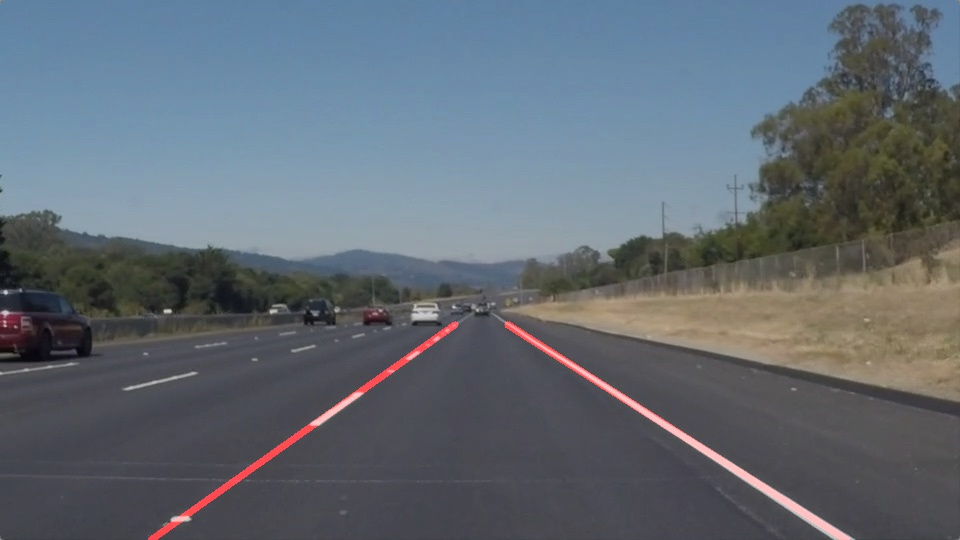
#> input picture test_images_lines/solidWhiteRight.jpg, 960 x 540 px, found by its file name
$ jupyter execute --allow-errors P1.ipynb   (shell and % lines are left out)   (older library calls are emulated)
#> lines starting #> are read from the running program, lines starting #| are printed output that depends on the picture; after the words box and inside, x2 and y2 are one past the last pixel; in counts of white or black regions, pixels touching at a corner belong together
# **Finding Lane Lines on the Road**
***
In this project, you will use the tools you learned about in the lesson to identify lane lines on the road.  You can develop your pipeline on a series of individual images, and later apply the result to a video stream (really just a series of images). Check out the video clip "raw-lines-example.mp4" (also contained in this repository) to see what the output should look like after using the helper functions below.

Once you have a result that looks roughly like "raw-lines-example.mp4", you'll need to get creative and try to average and/or extrapolate the line segments you've detected to map out the full extent of the lane lines.  You can see an example of the result you're going for in the video "P1_example.mp4".  Ultimately, you would like to draw just one line for the left side of the lane, and one for the right.

---
Let's have a look at our first image called 'test_images/solidWhiteRight.jpg'.  Run the 2 cells below (hit Shift-Enter or the "play" button above) to display the image.

**Note** If, at any point, you encounter frozen display windows or other confounding issues, you can always start again with a clean slate by going to the "Kernel" menu above and selecting "Restart & Clear Output".

---

**The tools you have are color selection, region of interest selection, grayscaling, Gaussian smoothing, Canny Edge Detection and Hough Tranform line detection.  You  are also free to explore and try other techniques that were not presented in the lesson.  Your goal is piece together a pipeline to detect the line segments in the image, then average/extrapolate them and draw them onto the image for display (as below).  Once you have a working pipeline, try it out on the video stream below.**

---

<figure>

 <figcaption>
 <p></p>
 <p style="text-align: center;"> Your output should look something like this (above) after detecting line segments using the helper functions below </p>
 </figcaption>
</figure>
 <p></p>
<figure>

 <figcaption>
 <p></p>
 <p style="text-align: center;"> Your goal is to connect/average/extrapolate line segments to get output like this</p>
 </figcaption>
</figure>

[cell 1]
#importing some useful packages
import matplotlib.pyplot as plt
import matplotlib.image as mpimg
import numpy as np
import cv2

[cell 2]
#reading in an image
image = mpimg.imread('test_images/solidWhiteRight.jpg')
#> image is the input picture: shape (540, 960, 3); mean R, G, B 97.5, 106, 114.9
#printing out some stats and plotting
print('This image is:', type(image), 'with dimesions:', image.shape)
#| This image is: <class 'numpy.ndarray'> with dimesions: (540, 960, 3)
plt.imshow(image)  #call as plt.imshow(gray, cmap='gray') to show a grayscaled image

**Some OpenCV functions (beyond those introduced in the lesson) that might be useful for this project are:**

`cv2.inRange()` for color selection
`cv2.fillPoly()` for regions selection
`cv2.line()` to draw lines on an image given endpoints
`cv2.addWeighted()` to coadd / overlay two images
`cv2.cvtColor()` to grayscale or change color
`cv2.imwrite()` to output images to file
`cv2.bitwise_and()` to apply a mask to an image

**Check out the OpenCV documentation to learn about these and discover even more awesome functionality!**

Below are some helper functions to help get you started. They should look familiar from the lesson!

[cell 3]
import math
from sklearn import datasets, linear_model

# [6 lines left out: function grayscale, not called in this run]

def canny(img, low_threshold, high_threshold):
    """Applies the Canny transform"""
    return cv2.Canny(img, low_threshold, high_threshold)

def gaussian_blur(img, kernel_size):
    """Applies a Gaussian Noise kernel"""
    return cv2.GaussianBlur(img, (kernel_size, kernel_size), 0)

def region_of_interest(img, vertices):
    """
    Applies an image mask.

    Only keeps the region of the image defined by the polygon
    formed from `vertices`. The rest of the image is set to black.
    """
    #defining a blank mask to start with
    mask = np.zeros_like(img)

    #defining a 3 channel or 1 channel color to fill the mask with depending on the input image
    if len(img.shape) > 2:
        channel_count = img.shape[2]  # i.e. 3 or 4 depending on your image
        ignore_mask_color = (255,) * channel_count
    else:
        ignore_mask_color = 255

    #filling pixels inside the polygon defined by "vertices" with the fill color
    cv2.fillPoly(mask, vertices, ignore_mask_color)

    #returning the image only where mask pixels are nonzero
    masked_image = cv2.bitwise_and(img, mask)
    return masked_image


def draw_lines(img, lines, color=[255, 0, 0], thickness=2):
    """
    NOTE: this is the function you might want to use as a starting point once you want to
    average/extrapolate the line segments you detect to map out the full
    extent of the lane (going from the result shown in raw-lines-example.mp4
    to that shown in P1_example.mp4).

    Think about things like separating line segments by their
    slope ((y2-y1)/(x2-x1)) to decide which segments are part of the left
    line vs. the right line.  Then, you can average the position of each of
    the lines and extrapolate to the top and bottom of the lane.

    This function draws `lines` with `color` and `thickness`.
    Lines are drawn on the image inplace (mutates the image).
    If you want to make the lines semi-transparent, think about combining
    this function with the weighted_img() function below
    """
    for line in lines:
        for x1,y1,x2,y2 in line:
            cv2.line(img, (x1, y1), (x2, y2), color, thickness)

# [10 lines left out: function hough_lines, not called in this run]

# Python 3 has support for cool math symbols.

def weighted_img(img, initial_img, α=0.8, β=1., λ=0.):
    """
    `img` is the output of the hough_lines(), An image with lines drawn on it.
    Should be a blank image (all black) with lines drawn on it.

    `initial_img` should be the image before any processing.

    The result image is computed as follows:

    initial_img * α + img * β + λ
    NOTE: initial_img and img must be the same shape!
    """
    return cv2.addWeighted(initial_img, α, img, β, λ)

[cell 4]
def detect_edges(img):
    """Detect edges using Canny filter.
    Use saturation and lightness in the HLS color space to
    obtain a more robust estimate,
    """
    # Conver to HLS color space.
    img_hls = cv2.cvtColor(img, cv2.COLOR_BGR2HLS)

    # Edges on the gray scale component.
    img_blur = gaussian_blur(img_hls[:,:,1], kernel_size=5)
    edges_1 = canny(img_blur, low_threshold=50, high_threshold=150)
    # Edges on the saturation component.
    img_blur = gaussian_blur(img_hls[:,:,2], kernel_size=9)
    edges_2 = canny(img_blur, low_threshold=100, high_threshold=200)

    # Combine...
    edges = np.zeros_like(img_hls[:,:,0])
    np.maximum(edges_1, edges_2, edges)
    return edges

def region_interest(img, alpha=0.55):
    """Simple region of interest: middle triangle.
    `alpha` coefficient set the height of the triangle.
    """
    shape = img.shape
    # Bermudes triangle!
    vertices = []
    vertices.append([0, min(shape[0]-1, 680)])
    vertices.append([int(shape[1] * 0.4), int(shape[0] * alpha)])
    vertices.append([int(shape[1] * 0.5), int(shape[0] * alpha)])
    vertices.append([int(shape[1] * 0.5), 680])
    edges_left = region_of_interest(img, [np.array(vertices)])
    # Bermudes triangle!
    vertices = []
    vertices.append([int(shape[1] * 0.5), int(shape[0] * alpha)])
    vertices.append([int(shape[1] * 0.6), int(shape[0] * alpha)])
    vertices.append([shape[1]-1, min(shape[0]-1, 680)])
    vertices.append([int(shape[1] * 0.5), 680])
    edges_right = region_of_interest(img, [np.array(vertices)])

    return (edges_left, edges_right)

def hough_lines_coords(img, rho, theta, threshold, min_line_len, max_line_gap):
    """Compute Hough lines transform.
    """
    lines = cv2.HoughLinesP(img, rho, theta, threshold, np.array([]), minLineLength=min_line_len, maxLineGap=max_line_gap)
    return lines


def filter_lines(img, left_lines, right_lines):
    """Filter lines for the left/right parts of the lane.
    """
    lines_filter_left = []
    lines_filter_right = []
    shape = img.shape

    for line in left_lines:
        for x1,y1,x2,y2 in line:
            # Filter angles and check intersection with bottom.
            # OpenCV inverses axis...
            angle = np.angle([y2-y1 + (x2-x1)*1j]) % np.pi
            # Fit the line.
            z = np.polyfit([y1, y2], [x1, x2], 1)
            p = np.poly1d(z)

            # Left lines filtering.
            if angle > np.pi * 0.6 and angle < np.pi * 0.85 and p(shape[0]) > 0:
                lines_filter_left.append([[x1,y1,x2,y2]])

    for line in right_lines:
        for x1,y1,x2,y2 in line:
            # Filter angles and check intersection with bottom.
            # OpenCV inverses axis...
            angle = np.angle([y2-y1 + (x2-x1)*1j]) % np.pi
            # Fit the line.
            z = np.polyfit([y1, y2], [x1, x2], 1)
            p = np.poly1d(z)

            # Right lines filtering.
            if angle < np.pi * 0.4 and angle > np.pi * 0.15 and p(shape[0]) < shape[1]:
                lines_filter_right.append([[x1,y1,x2,y2]])

    return lines_filter_left, lines_filter_right

# [41 lines left out: function regression, not called in this run]


def regression_average(img, lines):
    # Construct data and weights.
    shape = img.shape
    p = np.zeros((2,), dtype=np.float64)
    weight = 0.0
    for line in lines:
        for x1,y1,x2,y2 in line:
            # Vector norm.
            v_norm = np.absolute(y2-y1 + (x2-x1)*1j)
            y = max(y1, y2)

            # Fit the line.
            z = np.polyfit([y1, y2], [x1, x2], 1)
            w = v_norm * np.exp(-(shape[0] - y)**2 / 10000)
#             w=1
            p += z * w
            weight += w

    p = p / weight
    poly = np.poly1d(p)

    # Predict.
    val = np.zeros((4,), np.float64)
    val[1] = shape[0] * 0.6
    val[0] = poly(val[1])
    val[3] = shape[0]
    val[2] = poly(val[3])

    return [[val.astype(int)]]

## Test on some images...

[cell 5]
import os
list_imgs = os.listdir("test_images/")

# Read imagea
idx = 9
# print(list_imgs)
#> (the rest of this cell did not finish here and is left out)

[cell 6]
color_range = cv2.inRange(image, np.array([100, 100, 0]), np.array([255, 255, 255]))
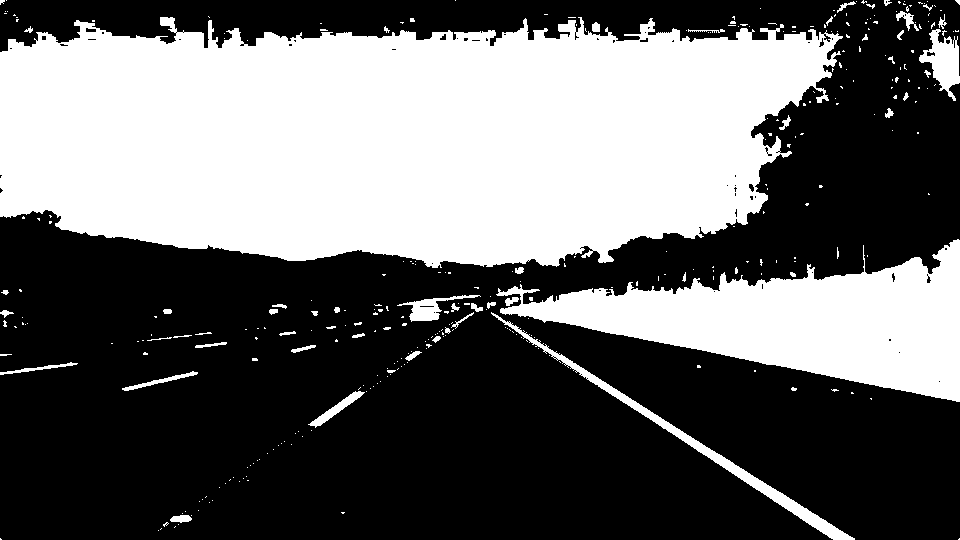
#> color_range: shape (540, 960); 40.5% white; 340 white regions (286 under 20 px), largest, box (x1, y1, x2, y2) and area: (0, 17, 843, 268) 165709, (496, 239, 960, 402) 34666, (491, 312, 855, 540) 3367
kernel = np.ones((5,5), np.uint8)
color_range = cv2.dilate(color_range, kernel, iterations=2)

plt.figure()
plt.imshow(color_range, cmap='gray')

img_hls = cv2.cvtColor(image, cv2.COLOR_BGR2HSV_FULL)
# [8 lines of commented-out code are left out]
edges = detect_edges(image)
edges = edges & color_range
plt.figure()
plt.imshow(edges, cmap='gray')

# Region of interest
(edges_left, edges_right) = region_interest(edges, alpha=0.6)
plt.imshow(edges_right, cmap='gray')

# Hough transform
houghlines_left = hough_lines_coords(edges_left, rho=1, theta=np.pi / 180, threshold=15, min_line_len=20, max_line_gap=20)
#> in hough_lines_coords, `lines = cv2.HoughLinesP(img, rho, theta, threshold, np.array([]), minL..`: lines = [[154, 532, 450, 324], [287, 447, 456, 328], [154, 533, 357, 390], [346, 404, 457, 326], [170, 530, 249, 473], [254, 461, 449, 324], [289, 446, 362, 393], [156, 532, 189, 509], [170, 529, 208, 502], [347, 404, 456, 327]]
#> houghlines_left has the same summary as lines in hough_lines_coords
houghlines_right = hough_lines_coords(edges_right, rho=1, theta=np.pi / 180, threshold=15, min_line_len=20, max_line_gap=20)
#> in hough_lines_coords (call 2), `lines = cv2.HoughLinesP(img, rho, theta, threshold, np.array([]), minL..`: lines = 13 rows, first 6: [515, 326, 854, 538], [551, 355, 833, 538], [642, 413, 837, 539], [600, 380, 852, 538], [743, 477, 838, 538], [770, 488, 848, 537]
#> houghlines_right has the same summary as lines in hough_lines_coords
houghlines_left, houghlines_right = filter_lines(image, houghlines_left, houghlines_right)
#> the loop in filter_lines, `for line in left_lines:` made 10 passes
#> after the loop in filter_lines, `for line in left_lines:`: lines_filter_left = [[[154, 532, 450, 324]], [[287, 447, 456, 328]], [[154, 533, 357, 390]], [[346, 404, 457, 326]], [[170, 530, 249, 473]], [[254, 461, 449, 324]], [[289, 446, 362, 393]], [[156, 532, 189, 509]], [[170, 529, 208, 502]], [[347, 404, 456, 327]]]
#> the loop in filter_lines, `for line in right_lines:` made 13 passes
#> after the loop in filter_lines, `for line in right_lines:`: lines_filter_right = 13 items
#> houghlines_left has the same summary as lines_filter_left in filter_lines; houghlines_right = 13 items

regression_left = regression_average(image, houghlines_left)
#> the loop in regression_average, `for line in lines:` made 10 passes
#> after the loop in regression_average, `for line in lines:`: p = [-1534.9, 987677.8]; weight = 1083.4
#> in regression_average, `p = p / weight`: p = [-1.42, 911.7]
#> regression_left = [[[452, 324, 146, 540]]]
regression_right = regression_average(image, houghlines_right)
#> the loop in regression_average (call 2), `for line in lines:` made 13 passes
#> regression_right = [[[506, 324, 846, 540]]]

# Print regression line.
hough_img = np.zeros(image.shape, dtype=np.uint8)
draw_lines(hough_img, houghlines_left+regression_left, thickness=5)
#> the loop in draw_lines, `for line in lines:` made 11 passes
img_left = weighted_img(hough_img, image, α=0.8, β=1.)
plt.figure()
plt.imshow(img_left)

# Print hough lines.
hough_img = np.zeros(image.shape, dtype=np.uint8)
draw_lines(hough_img, houghlines_right+regression_right, thickness=5)
#> the loop in draw_lines (call 2), `for line in lines:` made 14 passes
img_right = weighted_img(hough_img, image, α=0.8, β=1.)
plt.figure()
plt.imshow(img_right)

[cell 7]
img_hsv = cv2.cvtColor(image, cv2.COLOR_BGR2HSV)
# plt.imshow(img_hsv[:,:,0], cmap='gray')

img_hls = cv2.cvtColor(image, cv2.COLOR_BGR2HLS)
plt.subplot(121)
plt.imshow(img_hls[:,:,1], cmap='gray')
plt.subplot(122)
plt.imshow(img_hls[:,:,2], cmap='gray')

# img_luv = cv2.cvtColor(image, cv2.COLOR_BGR2LUV)
# plt.imshow(img_luv[:,:,0], cmap='gray')

[cell 8]
image.shape
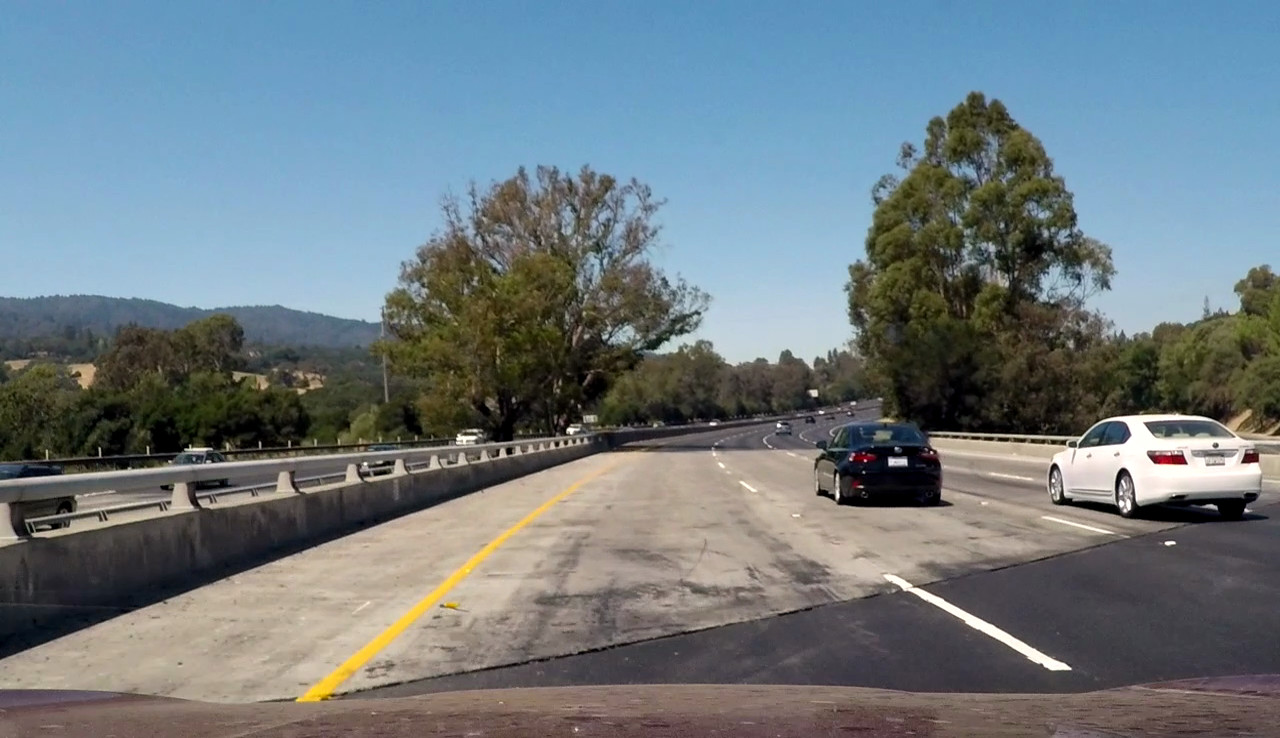
#> input picture test_images/vlcsnap-2016-10-30-12h28m34s825.jpg, 1280 x 738 px
#> further down, image is the input picture: shape (738, 1280, 3); mean R, G, B 110.6, 122.4, 128.2

## Test on Images

Now you should build your pipeline to work on the images in the directory "test_images"
**You should make sure your pipeline works well on these images before you try the videos.**

[cell 9]
import os
os.listdir("test_images/")

run your solution on all test_images and make copies into the test_images directory).

[cell 10]
def process_image(img_orig):
    # NOTE: The output you return should be a color image (3 channel) for processing video below

    color_range = cv2.inRange(img_orig, np.array([100, 100, 0]), np.array([255, 255, 255]))
    kernel = np.ones((5,5), np.uint8)
    color_range = cv2.dilate(color_range, kernel, iterations=2)

    # Raw canny edges + region of interest.
    edges = detect_edges(img_orig)
    edges = edges & color_range
    (edges_left, edges_right) = region_interest(edges)


    # Hough transform + left/right filtering.
    houghlines_left = hough_lines_coords(edges_left, rho=1, theta=np.pi / 180, threshold=15, min_line_len=20, max_line_gap=20)
#> in hough_lines_coords (call 3), `lines = cv2.HoughLinesP(img, rho, theta, threshold, np.array([]), minL..`: lines = 97 rows, first 6: [389, 644, 512, 534], [215, 581, 488, 487], [460, 675, 631, 645], [426, 509, 535, 472], [370, 481, 592, 442], [323, 679, 522, 518]
#> houghlines_left has the same summary as lines in hough_lines_coords
    if houghlines_left is None:
        houghlines_left = hough_lines_coords(edges_left, rho=1, theta=np.pi / 180, threshold=10, min_line_len=20, max_line_gap=10)
    houghlines_right = hough_lines_coords(edges_right, rho=1, theta=np.pi / 180, threshold=15, min_line_len=20, max_line_gap=20)
#> in hough_lines_coords (call 4), `lines = cv2.HoughLinesP(img, rho, theta, threshold, np.array([]), minL..`: lines = 109 rows, first 6: [771, 614, 913, 586], [895, 575, 1071, 668], [883, 575, 983, 632], [884, 574, 1051, 670], [640, 440, 794, 419], [641, 452, 831, 449]
#> houghlines_right has the same summary as lines in hough_lines_coords
    if houghlines_right is None:
        houghlines_right = hough_lines_coords(edges_right, rho=1, theta=np.pi / 180, threshold=10, min_line_len=20, max_line_gap=10)

    houghlines_left, houghlines_right = filter_lines(img_orig, houghlines_left, houghlines_right)
#> the loop in filter_lines (call 2), `for line in left_lines:` made 97 passes
#> the loop in filter_lines (call 2), `for line in right_lines:` made 109 passes
#> houghlines_left = 27 items; houghlines_right = 19 items

    # Linear regression on lines.
    regression_left = regression_average(img_orig, houghlines_left)
#> regression_left = [[[712, 442, 244, 738]]]
    regression_right = regression_average(img_orig, houghlines_right)
#> regression_right = [[[650, 442, 1185, 738]]]

    # Draw lines.
    hough_img = np.zeros(img_orig.shape, dtype=np.uint8)
    draw_lines(hough_img, regression_left + regression_right, thickness=5)
    result = weighted_img(hough_img, img_orig, α=0.8, β=1.)
#> call 3 of weighted_img, with α = 0.8, β = 1, λ = 0
#> in weighted_img (call 3), `return cv2.addWeighted(initial_img, α, img, β, λ)`:
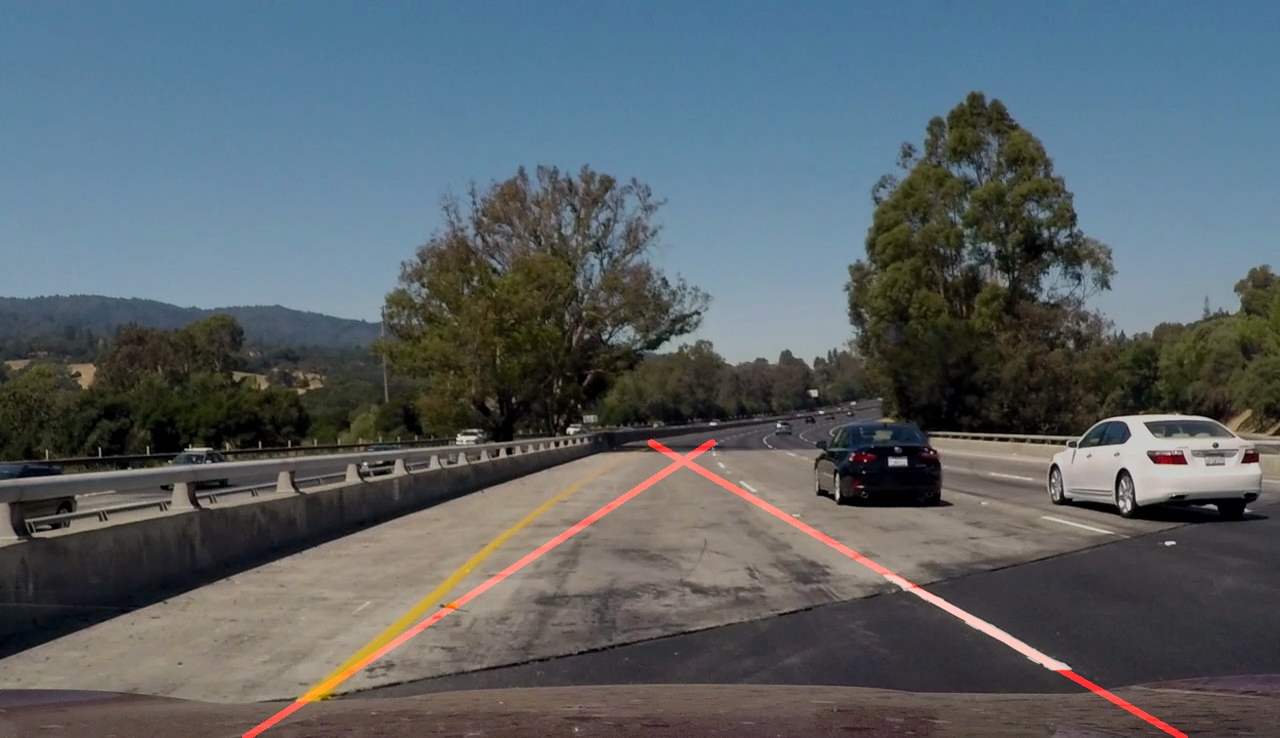
#> returned value: shape (738, 1280, 3); mean of channels 0, 1, 2 89.5, 97.9, 102.5; drawn as R, G, B
    return result

[cell 11]
# Process every image in the directory.
list_imgs = os.listdir("test_images/")
for img_path in list_imgs:
    print('File:', img_path)
    image = mpimg.imread('test_images/' + img_path)
    img_lines = process_image(image)
    mpimg.imsave('test_images_lines/' + img_path, img_lines)
